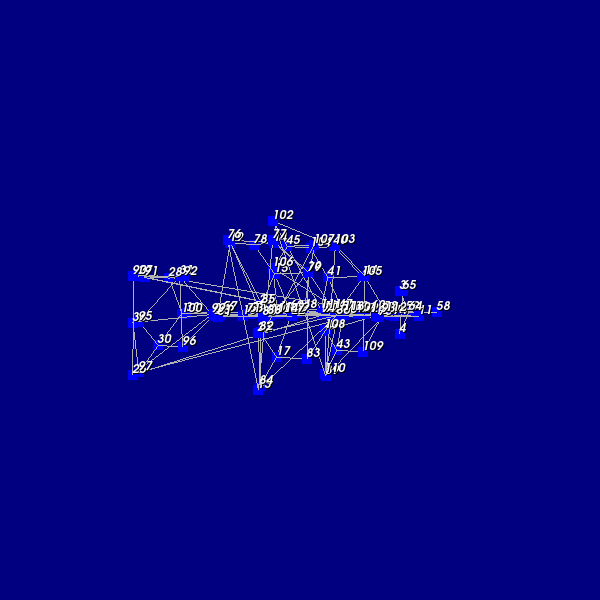

Write the Python code that produced this figure.
#!/usr/bin/env python
# Demonstrate vtkSpanTreeLayoutStrategy with a graph read from XGML format.

import os

import vtkmodules.vtkInteractionStyle  # noqa: F401
import vtkmodules.vtkRenderingFreeType  # noqa: F401
import vtkmodules.vtkRenderingOpenGL2  # noqa: F401

from vtkmodules.vtkFiltersGeneral import vtkVertexGlyphFilter
from vtkmodules.vtkFiltersSources import vtkGraphToPolyData
from vtkmodules.vtkInfovisLayout import vtkGraphLayout, vtkSpanTreeLayoutStrategy
from vtkmodules.vtkIOInfovis import vtkXGMLReader
from vtkmodules.vtkRenderingCore import (
    vtkActor,
    vtkActor2D,
    vtkPolyDataMapper,
    vtkRenderWindow,
    vtkRenderWindowInteractor,
    vtkRenderer,
)
from vtkmodules.vtkRenderingLabel import vtkLabeledDataMapper

data_dir = os.environ.get("VPE_DATA_DIR", os.path.dirname(os.path.abspath(__file__)))

# Colors (normalized RGB).
navy_rgb = (0.0, 0.0, 0.502)

# Read graph from XGML.
reader = vtkXGMLReader()
reader.SetFileName(os.path.join(data_dir, "fsm.gml"))
reader.Update()

# Layout with span tree strategy.
graph_layout = vtkGraphLayout()
graph_layout.SetInputConnection(reader.GetOutputPort())
span_tree_layout_strategy = vtkSpanTreeLayoutStrategy()
graph_layout.SetLayoutStrategy(span_tree_layout_strategy)

# Convert graph to polydata.
graph_to_polydata = vtkGraphToPolyData()
graph_to_polydata.SetInputConnection(graph_layout.GetOutputPort())
graph_to_polydata.Update()

# Edge mapper and actor.
edge_mapper = vtkPolyDataMapper()
edge_mapper.SetInputConnection(graph_to_polydata.GetOutputPort())
edge_mapper.ScalarVisibilityOff()
edge_actor = vtkActor()
edge_actor.SetMapper(edge_mapper)
edge_actor.GetProperty().SetColor(0.7, 0.7, 0.7)

# Vertex glyphs with color by "vertex id".
vertex_glyph_filter = vtkVertexGlyphFilter()
vertex_glyph_filter.SetInputConnection(graph_to_polydata.GetOutputPort())

vertex_mapper = vtkPolyDataMapper()
vertex_mapper.SetInputConnection(vertex_glyph_filter.GetOutputPort())
vertex_mapper.SetScalarModeToUsePointFieldData()
vertex_mapper.SelectColorArray("vertex id")
vertex_mapper.SetScalarVisibility(True)
vertex_mapper.Update()
vertex_actor = vtkActor()
vertex_actor.SetMapper(vertex_mapper)
vertex_actor.GetProperty().SetPointSize(10)

# Vertex labels.
vertex_label_mapper = vtkLabeledDataMapper()
vertex_label_mapper.SetInputConnection(vertex_glyph_filter.GetOutputPort())
vertex_label_mapper.SetLabelModeToLabelFieldData()
vertex_label_mapper.SetFieldDataName("vertex id")
vertex_label_mapper.GetLabelTextProperty().SetColor(1.0, 1.0, 1.0)
vertex_label_mapper.GetLabelTextProperty().SetFontSize(12)
vertex_label_actor = vtkActor2D()
vertex_label_actor.SetMapper(vertex_label_mapper)

# Renderer.
renderer = vtkRenderer()
renderer.AddActor(edge_actor)
renderer.AddActor(vertex_actor)
renderer.AddActor(vertex_label_actor)
renderer.SetBackground(navy_rgb)
renderer.ResetCamera()

# Render window.
render_window = vtkRenderWindow()
render_window.AddRenderer(renderer)
render_window.SetWindowName("span tree layout strategy")
render_window.SetMultiSamples(0)
render_window.SetSize(600, 600)

# Interactor.
interactor = vtkRenderWindowInteractor()
interactor.SetRenderWindow(render_window)

interactor.Initialize()
interactor.Start()
